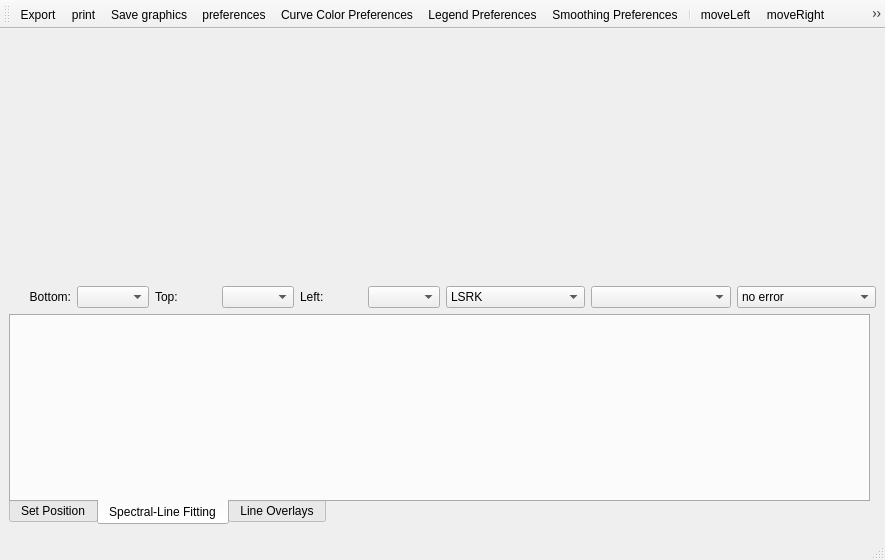
<?xml version="1.0" encoding="UTF-8"?>
<ui version="4.0">
 <class>QtProfileGUI</class>
 <widget class="QMainWindow" name="QtProfileGUI">
  <property name="geometry">
   <rect>
    <x>0</x>
    <y>0</y>
    <width>885</width>
    <height>560</height>
   </rect>
  </property>
  <property name="sizePolicy">
   <sizepolicy hsizetype="MinimumExpanding" vsizetype="Preferred">
    <horstretch>0</horstretch>
    <verstretch>0</verstretch>
   </sizepolicy>
  </property>
  <property name="minimumSize">
   <size>
    <width>832</width>
    <height>560</height>
   </size>
  </property>
  <property name="windowTitle">
   <string>Spectral Profiler</string>
  </property>
  <widget class="QWidget" name="centralwidget">
   <layout class="QVBoxLayout" name="verticalLayout_2">
    <item>
     <widget class="CanvasHolder" name="canvasHolder" native="true">
      <property name="sizePolicy">
       <sizepolicy hsizetype="Expanding" vsizetype="Expanding">
        <horstretch>81</horstretch>
        <verstretch>0</verstretch>
       </sizepolicy>
      </property>
      <property name="minimumSize">
       <size>
        <width>811</width>
        <height>240</height>
       </size>
      </property>
      <property name="cursor">
       <cursorShape>ArrowCursor</cursorShape>
      </property>
      <property name="focusPolicy">
       <enum>Qt::StrongFocus</enum>
      </property>
     </widget>
    </item>
    <item>
     <layout class="QHBoxLayout" name="horizontalLayout_4">
      <item>
       <layout class="QHBoxLayout" name="horizontalLayout">
        <item>
         <widget class="QLabel" name="label_5">
          <property name="text">
           <string>&lt;font color='black'&gt;Bottom:&lt;/fong&gt;</string>
          </property>
          <property name="alignment">
           <set>Qt::AlignRight|Qt::AlignTrailing|Qt::AlignVCenter</set>
          </property>
         </widget>
        </item>
        <item>
         <widget class="QComboBox" name="bottomAxisCType">
          <property name="toolTip">
           <string>Select the plot unit.</string>
          </property>
         </widget>
        </item>
       </layout>
      </item>
      <item>
       <layout class="QHBoxLayout" name="horizontalLayout_2">
        <item>
         <widget class="QLabel" name="label_6">
          <property name="text">
           <string>&lt;font color='black'&gt;Top:&lt;/font&gt;</string>
          </property>
         </widget>
        </item>
        <item>
         <widget class="QComboBox" name="topAxisCType">
          <property name="toolTip">
           <string>Select the plot unit.</string>
          </property>
         </widget>
        </item>
       </layout>
      </item>
      <item>
       <layout class="QHBoxLayout" name="horizontalLayout_3">
        <item>
         <widget class="QLabel" name="leftLabel">
          <property name="text">
           <string>&lt;font color='black'&gt;Left:&lt;/font&gt;</string>
          </property>
         </widget>
        </item>
        <item>
         <widget class="QComboBox" name="yAxisCombo"/>
        </item>
       </layout>
      </item>
      <item>
       <widget class="QComboBox" name="spcRef">
        <property name="toolTip">
         <string>Select the spectral reference system.</string>
        </property>
        <item>
         <property name="text">
          <string>LSRK</string>
         </property>
        </item>
        <item>
         <property name="text">
          <string>LSRD</string>
         </property>
        </item>
        <item>
         <property name="text">
          <string>BARY</string>
         </property>
        </item>
        <item>
         <property name="text">
          <string>TOPO</string>
         </property>
        </item>
        <item>
         <property name="text">
          <string>REST</string>
         </property>
        </item>
       </widget>
      </item>
      <item>
       <widget class="QComboBox" name="plotMode">
        <property name="toolTip">
         <string>Choose the combine type.</string>
        </property>
       </widget>
      </item>
      <item>
       <widget class="QComboBox" name="errorMode">
        <property name="toolTip">
         <string>Choose the error type.</string>
        </property>
        <item>
         <property name="text">
          <string>no error</string>
         </property>
        </item>
        <item>
         <property name="text">
          <string>rmse</string>
         </property>
        </item>
        <item>
         <property name="text">
          <string>propagated</string>
         </property>
        </item>
       </widget>
      </item>
     </layout>
    </item>
    <item>
     <widget class="QStackedWidget" name="purposeStackedLayout">
      <property name="sizePolicy">
       <sizepolicy hsizetype="MinimumExpanding" vsizetype="MinimumExpanding">
        <horstretch>255</horstretch>
        <verstretch>241</verstretch>
       </sizepolicy>
      </property>
      <property name="minimumSize">
       <size>
        <width>811</width>
        <height>215</height>
       </size>
      </property>
      <property name="maximumSize">
       <size>
        <width>16777215</width>
        <height>215</height>
       </size>
      </property>
      <property name="currentIndex">
       <number>0</number>
      </property>
      <widget class="QWidget" name="page">
       <widget class="QTabWidget" name="functionTabs">
        <property name="geometry">
         <rect>
          <x>0</x>
          <y>0</y>
          <width>861</width>
          <height>211</height>
         </rect>
        </property>
        <property name="sizePolicy">
         <sizepolicy hsizetype="MinimumExpanding" vsizetype="Preferred">
          <horstretch>0</horstretch>
          <verstretch>0</verstretch>
         </sizepolicy>
        </property>
        <property name="minimumSize">
         <size>
          <width>811</width>
          <height>211</height>
         </size>
        </property>
        <property name="toolTip">
         <string>Set the position by specifying a point or a rectangular region</string>
        </property>
        <property name="tabPosition">
         <enum>QTabWidget::South</enum>
        </property>
        <property name="currentIndex">
         <number>1</number>
        </property>
        <widget class="QWidget" name="tab">
         <attribute name="title">
          <string>Set Position</string>
         </attribute>
         <layout class="QVBoxLayout" name="verticalLayout">
          <item>
           <widget class="SpectralPositioningWidget" name="positioningWidget" native="true">
            <property name="sizePolicy">
             <sizepolicy hsizetype="MinimumExpanding" vsizetype="Preferred">
              <horstretch>0</horstretch>
              <verstretch>0</verstretch>
             </sizepolicy>
            </property>
            <property name="minimumSize">
             <size>
              <width>791</width>
              <height>0</height>
             </size>
            </property>
           </widget>
          </item>
         </layout>
        </widget>
        <widget class="QWidget" name="tab_2">
         <attribute name="title">
          <string>Spectral-Line Fitting</string>
         </attribute>
         <layout class="QHBoxLayout" name="horizontalLayout_35">
          <item>
           <widget class="SettingsWidget" name="specFitSettingsWidget" native="true">
            <property name="sizePolicy">
             <sizepolicy hsizetype="MinimumExpanding" vsizetype="Preferred">
              <horstretch>0</horstretch>
              <verstretch>0</verstretch>
             </sizepolicy>
            </property>
            <property name="minimumSize">
             <size>
              <width>747</width>
              <height>180</height>
             </size>
            </property>
           </widget>
          </item>
         </layout>
        </widget>
        <widget class="QWidget" name="tab_3">
         <attribute name="title">
          <string>Line Overlays</string>
         </attribute>
         <widget class="LineOverlaysTab" name="lineOverlaysHolder" native="true">
          <property name="geometry">
           <rect>
            <x>10</x>
            <y>0</y>
            <width>841</width>
            <height>181</height>
           </rect>
          </property>
          <property name="sizePolicy">
           <sizepolicy hsizetype="MinimumExpanding" vsizetype="Preferred">
            <horstretch>0</horstretch>
            <verstretch>0</verstretch>
           </sizepolicy>
          </property>
          <property name="minimumSize">
           <size>
            <width>791</width>
            <height>180</height>
           </size>
          </property>
         </widget>
        </widget>
       </widget>
      </widget>
      <widget class="QWidget" name="page_2">
       <layout class="QVBoxLayout" name="verticalLayout_3">
        <item>
         <widget class="SettingsWidget" name="momentSettingsWidget" native="true">
          <property name="sizePolicy">
           <sizepolicy hsizetype="MinimumExpanding" vsizetype="Preferred">
            <horstretch>0</horstretch>
            <verstretch>0</verstretch>
           </sizepolicy>
          </property>
          <property name="minimumSize">
           <size>
            <width>791</width>
            <height>0</height>
           </size>
          </property>
          <property name="maximumSize">
           <size>
            <width>16777215</width>
            <height>255</height>
           </size>
          </property>
         </widget>
        </item>
       </layout>
      </widget>
     </widget>
    </item>
   </layout>
  </widget>
  <widget class="QToolBar" name="profileTools">
   <property name="windowTitle">
    <string>toolBar</string>
   </property>
   <property name="floatable">
    <bool>true</bool>
   </property>
   <attribute name="toolBarArea">
    <enum>TopToolBarArea</enum>
   </attribute>
   <attribute name="toolBarBreak">
    <bool>false</bool>
   </attribute>
   <addaction name="actionExport"/>
   <addaction name="actionPrint"/>
   <addaction name="actionSaveGraphic"/>
   <addaction name="actionPreferences"/>
   <addaction name="actionColors"/>
   <addaction name="actionLegend"/>
   <addaction name="actionSmooth"/>
   <addaction name="separator"/>
   <addaction name="actionMoveLeft"/>
   <addaction name="actionMoveRight"/>
   <addaction name="actionMoveUp"/>
   <addaction name="actionMoveDown"/>
   <addaction name="separator"/>
   <addaction name="actionZoomNeutral"/>
   <addaction name="actionZoomIn"/>
   <addaction name="actionZoomOut"/>
   <addaction name="separator"/>
   <addaction name="actionRangeXSelection"/>
   <addaction name="actionChannelPositioning"/>
   <addaction name="actionAnnotationText"/>
  </widget>
  <widget class="QStatusBar" name="profileStatus"/>
  <action name="actionExport">
   <property name="icon">
    <iconset>
     <normaloff>:/images/save.png</normaloff>:/images/save.png</iconset>
   </property>
   <property name="text">
    <string>Export</string>
   </property>
   <property name="toolTip">
    <string>Export profile to file</string>
   </property>
  </action>
  <action name="actionPrint">
   <property name="icon">
    <iconset>
     <normaloff>:/images/print.png</normaloff>:/images/print.png</iconset>
   </property>
   <property name="text">
    <string>print</string>
   </property>
   <property name="toolTip">
    <string>Print...</string>
   </property>
  </action>
  <action name="actionPreferences">
   <property name="icon">
    <iconset>
     <normaloff>:/images/settings.png</normaloff>:/images/settings.png</iconset>
   </property>
   <property name="text">
    <string>preferences</string>
   </property>
   <property name="toolTip">
    <string>Open preferences</string>
   </property>
  </action>
  <action name="actionColors">
   <property name="icon">
    <iconset>
     <normaloff>:/images/colorWheel.png</normaloff>:/images/colorWheel.png</iconset>
   </property>
   <property name="text">
    <string>Curve Color Preferences</string>
   </property>
   <property name="toolTip">
    <string>Open curve color preferences.</string>
   </property>
  </action>
  <action name="actionLegend">
   <property name="icon">
    <iconset>
     <normaloff>:/images/legend.png</normaloff>:/images/legend.png</iconset>
   </property>
   <property name="text">
    <string>Legend Preferences</string>
   </property>
   <property name="toolTip">
    <string>Open legend preferences.</string>
   </property>
  </action>
  <action name="actionSmooth">
   <property name="icon">
    <iconset>
     <normaloff>:/images/windowing.png</normaloff>:/images/windowing.png</iconset>
   </property>
   <property name="text">
    <string>Smoothing Preferences</string>
   </property>
   <property name="toolTip">
    <string>Open smoothing preferences.</string>
   </property>
  </action>
  <action name="actionRangeXSelection">
   <property name="icon">
    <iconset>
     <normaloff>:/images/rangeSelection.png</normaloff>:/images/rangeSelection.png</iconset>
   </property>
   <property name="text">
    <string>Select a range of values on the x-axis</string>
   </property>
   <property name="toolTip">
    <string>Select a range of values on the x-axis (Shift+click the left mouse button and drag)</string>
   </property>
  </action>
  <action name="actionChannelPositioning">
   <property name="icon">
    <iconset>
     <normaloff>:/images/channelSelection.png</normaloff>:/images/channelSelection.png</iconset>
   </property>
   <property name="text">
    <string>Specify a new channel position in the viewer or movie the viewer through a range of channels.</string>
   </property>
   <property name="toolTip">
    <string>Specify a new channel position in the viewer or movie the viewer through a range of channels.</string>
   </property>
  </action>
  <action name="actionAnnotationText">
   <property name="icon">
    <iconset>
     <normaloff>:/images/annotationText.png</normaloff>:/images/annotationText.png</iconset>
   </property>
   <property name="text">
    <string>Textual Annotation</string>
   </property>
   <property name="toolTip">
    <string>Add/Edit a plot label (Ctrl+click the left mouse button and drag)</string>
   </property>
  </action>
  <action name="actionMoveLeft">
   <property name="icon">
    <iconset>
     <normaloff>:/images/leftarrow.png</normaloff>:/images/leftarrow.png</iconset>
   </property>
   <property name="text">
    <string>moveLeft</string>
   </property>
   <property name="toolTip">
    <string>Scroll left  (left arrow)</string>
   </property>
  </action>
  <action name="actionMoveRight">
   <property name="icon">
    <iconset>
     <normaloff>:/images/rightarrow.png</normaloff>:/images/rightarrow.png</iconset>
   </property>
   <property name="text">
    <string>moveRight</string>
   </property>
   <property name="toolTip">
    <string>Scroll right  (right arrow)</string>
   </property>
  </action>
  <action name="actionMoveUp">
   <property name="icon">
    <iconset>
     <normaloff>:/images/uparrow.png</normaloff>:/images/uparrow.png</iconset>
   </property>
   <property name="text">
    <string>moveUp</string>
   </property>
   <property name="toolTip">
    <string>Scroll up  (up arrow)</string>
   </property>
  </action>
  <action name="actionMoveDown">
   <property name="icon">
    <iconset>
     <normaloff>:/images/downarrow.png</normaloff>:/images/downarrow.png</iconset>
   </property>
   <property name="text">
    <string>moveDown</string>
   </property>
   <property name="toolTip">
    <string>Scroll down  (down arrow)</string>
   </property>
  </action>
  <action name="actionZoomIn">
   <property name="icon">
    <iconset>
     <normaloff>:/images/zoomi.png</normaloff>:/images/zoomi.png</iconset>
   </property>
   <property name="text">
    <string>zoomIn</string>
   </property>
   <property name="toolTip">
    <string>Zoom in (+)</string>
   </property>
  </action>
  <action name="actionZoomOut">
   <property name="icon">
    <iconset>
     <normaloff>:/images/zoomo.png</normaloff>:/images/zoomo.png</iconset>
   </property>
   <property name="text">
    <string>zoomOut</string>
   </property>
   <property name="toolTip">
    <string>Zoom out (-)</string>
   </property>
  </action>
  <action name="actionSaveGraphic">
   <property name="icon">
    <iconset>
     <normaloff>:/images/saveGraphic.png</normaloff>:/images/saveGraphic.png</iconset>
   </property>
   <property name="text">
    <string>Save graphics</string>
   </property>
   <property name="toolTip">
    <string>Save as a (standard graphics) image.</string>
   </property>
  </action>
  <action name="actionZoomNeutral">
   <property name="icon">
    <iconset>
     <normaloff>:/images/zoomn.png</normaloff>:/images/zoomn.png</iconset>
   </property>
   <property name="text">
    <string>zoomNeutral</string>
   </property>
   <property name="toolTip">
    <string>Zoom neutral</string>
   </property>
  </action>
 </widget>
 <customwidgets>
  <customwidget>
   <class>CanvasHolder</class>
   <extends>QWidget</extends>
   <header>display/QtPlotter/CanvasHolder.qo.h</header>
   <container>1</container>
  </customwidget>
  <customwidget>
   <class>SettingsWidget</class>
   <extends>QWidget</extends>
   <header>display/QtPlotter/SettingsWidget.qo.h</header>
  </customwidget>
  <customwidget>
   <class>SpectralPositioningWidget</class>
   <extends>QWidget</extends>
   <header>display/QtPlotter/SpectralPositioningWidget.qo.h</header>
  </customwidget>
  <customwidget>
   <class>LineOverlaysTab</class>
   <extends>QWidget</extends>
   <header>display/QtPlotter/LineOverlaysTab.qo.h</header>
  </customwidget>
 </customwidgets>
 <resources/>
 <connections/>
</ui>
